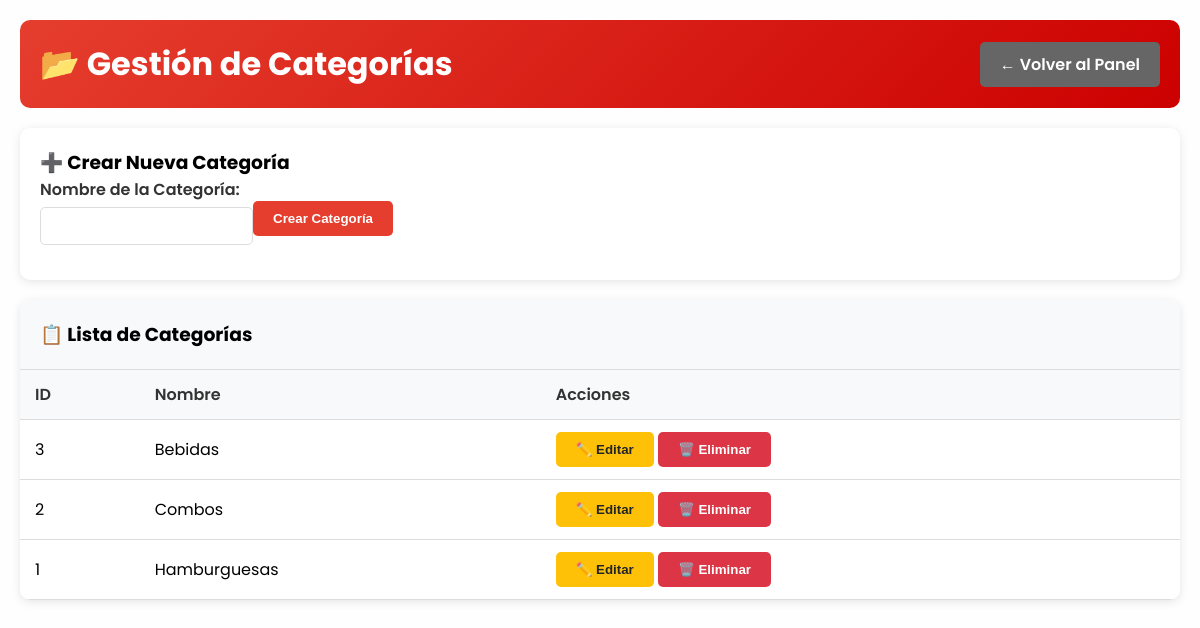
Screenshot of /admin/categorias.php (signed in) with the database file from the repository.
### tables this page shows
CREATE TABLE `categoria` (
  `ID_CATEGORIA` int(11) NOT NULL,
  `NOMB_CATEGORIA` varchar(50) NOT NULL
);

### admin/categorias.php (the view, shortened to what this page needs)
<?php
$conexion = getConnection();
$query = "SELECT * FROM categoria ORDER BY NOMB_CATEGORIA";
$result = $conexion->query($query);
?>
<!DOCTYPE html>
<html lang="es">
<head>
    <link rel="stylesheet" href="../style.css">
</head>
<body>
    <div class="admin-container">
        <div class="admin-header">
            <h1>📂 Gestión de Categorías</h1>
            <a href="../plataforma.php" class="btn btn-secondary">← Volver al Panel</a>
        </div>
        <div class="form-container">
            <h3>➕ Crear Nueva Categoría</h3>
            <form method="POST">
                <div class="form-group">
                    <label for="nombre">Nombre de la Categoría:</label>
                    <input type="text" id="nombre" name="nombre" required maxlength="50">
                </div>
                <button type="submit" class="btn btn-primary">Crear Categoría</button>
            </form>
        </div>
        <div class="table-container">
            <h3 style="padding: 20px; margin: 0; background: #f8f9fa; border-bottom: 1px solid #ddd;">
                📋 Lista de Categorías
            </h3>
            <table>
                <thead>
                    <tr>
                        <th>ID</th>
                        <th>Nombre</th>
                        <th>Acciones</th>
                    </tr>
                </thead>
                <tbody>
                    <?php if ($result->num_rows > 0): ?>
                        <?php while ($row = $result->fetch_assoc()): ?>
                            <tr>
                                <td><?php echo $row['ID_CATEGORIA']; ?></td>
                                <td><?php echo htmlspecialchars($row['NOMB_CATEGORIA']); ?></td>
                                <td>
                                    <button class="btn btn-warning" onclick="editarCategoria(<?php echo $row['ID_CATEGORIA']; ?>, '<?php echo htmlspecialchars($row['NOMB_CATEGORIA']); ?>')">
                                        ✏️ Editar
                                    </button>
                                    <button class="btn btn-danger" onclick="eliminarCategoria(<?php echo $row['ID_CATEGORIA']; ?>, '<?php echo htmlspecialchars($row['NOMB_CATEGORIA']); ?>')">
                                        🗑️ Eliminar
                                    </button>
                                </td>
                            </tr>
                        <?php endwhile; ?>
                    <?php else: ?>
                        <tr>
                            <td colspan="3" style="text-align: center; color: #666;">No hay categorías registradas</td>
                        </tr>
                    <?php endif; ?>
                </tbody>
            </table>
        </div>
    </div>
</body>
</html>

### style.css (style rules this page uses)
* { margin: 0; padding: 0; box-sizing: border-box; text-decoration: none; list-style: none; }
html { scroll-behavior: smooth; }
body { font-family: 'poppins', sans-serif; background-color: #fefefe; }
form { display: flex; align-items: center; }
input { width: 450px; padding: 15px; border: 0; outline: none; margin-right: 10px; }

### admin/categorias.php (style rules this page uses)
.admin-container { max-width: 1200px; margin: 0 auto; padding: 20px; }
.admin-header { background: linear-gradient(135deg, #e53e2e, #cc0000); color: white; padding: 20px; border-radius: 10px; margin-bottom: 20px; display: flex; justify-content: space-between; align-items: center; }
.btn { display: inline-block; padding: 10px 20px; border-radius: 5px; text-decoration: none; font-weight: 600; transition: background 0.3s ease; border: none; cursor: pointer; }
.btn-primary { background: #e53e2e; color: white; }
.btn-secondary { background: #666; color: white; }
.btn-danger { background: #dc3545; color: white; }
.btn-warning { background: #ffc107; color: #212529; }
.form-container { background: white; padding: 20px; border-radius: 10px; box-shadow: 0 2px 10px rgba(0,0,0,0.1); margin-bottom: 20px; }
.form-group { margin-bottom: 15px; }
.form-group label { display: block; margin-bottom: 5px; font-weight: 600; color: #333; }
.form-group input { width: 100%; padding: 10px; border: 1px solid #ddd; border-radius: 5px; font-size: 14px; }
.table-container { background: white; border-radius: 10px; box-shadow: 0 2px 10px rgba(0,0,0,0.1); overflow: hidden; }
table { width: 100%; border-collapse: collapse; }
th, td { padding: 12px 15px; text-align: left; border-bottom: 1px solid #ddd; }
th { background: #f8f9fa; font-weight: 600; color: #333; }

### rows the page displays
categoria: ID_CATEGORIA "3", NOMB_CATEGORIA "Bebidas"
categoria: ID_CATEGORIA "2", NOMB_CATEGORIA "Combos"
categoria: ID_CATEGORIA "1", NOMB_CATEGORIA "Hamburguesas"
